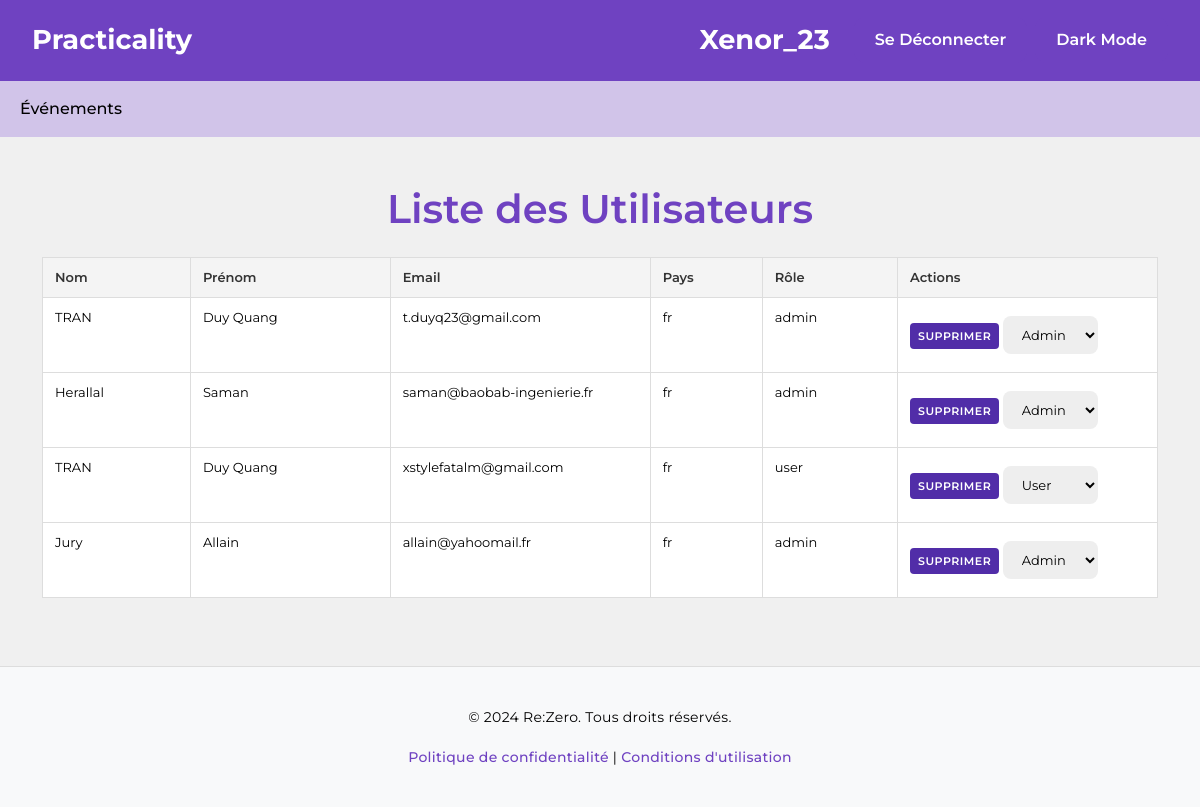
The page /admin/dashboard/manageUsers (signed in) on the database its author committed.
### tables this page shows
CREATE TABLE `users` (
  `id` int NOT NULL,
  `firstname` varchar(50) NOT NULL,
  `lastname` varchar(50) NOT NULL,
  `username` varchar(50) NOT NULL,
  `email` varchar(50) NOT NULL,
  `password_hash` varchar(255) NOT NULL,
  `country` varchar(50) NOT NULL,
  `age` int NOT NULL,
  `created_at` datetime DEFAULT CURRENT_TIMESTAMP,
  `updated_at` datetime DEFAULT CURRENT_TIMESTAMP ON UPDATE CURRENT_TIMESTAMP,
  `role` varchar(10) NOT NULL
);

### App/Controllers/AbstractController.php (called while the page is built, shortened)
<?php
abstract class AbstractController
{
    public function render(array $viewNames, array $data = [], string $template = 'user'): void
    {
        $content = '';
        foreach ($viewNames as $viewName)
        {
            extract($data);
            include VIEWS_PATH . $viewName . '.php';
            $content .= ob_get_clean();
        }
        $templateFile = ($template === 'admin') ? 'template.admin.php' : 'template.php';
        include VIEWS_PATH . $templateFile;
    }
}

### App/Controllers/User/UserController.php (called while the page is built, shortened)
<?php
class UserController extends AbstractController
{
    private UserManager $userManager;
    public function __construct()
    {
        $this->userManager = new UserManager();
    }
    public function listUsers(): void
    {
        $users = $this->userManager->getAllUsers();
        $title= "Gestion des utilisateurs";
        $list = ["Admin/manageUsers.view"];
        $this->render($list, ['users' => $users, 'title' => $title], "admin");
    }
}

### public/index.php (called while the page is built, shortened)
<?php
$router = new Router();
$router->addRoute('GET', 'home', VisitorController::class, 'home');
$router->addRoute('GET', 'login', VisitorController::class, 'login');
$router->addRoute('GET', 'account', VisitorController::class, 'account');
$router->addRoute('GET', 'register', VisitorController::class, 'register');
$router->addRoute('GET', 'logout', UserController::class, 'logout');
$router->addRoute('GET', 'event', VisitorController::class, 'event');
$router->addRoute('GET', 'ranking', ParticipantController::class, 'ranking');
$router->addRoute('GET', 'registerParticipant', ParticipantController::class, 'registerParticipant');
$router->addRoute('GET', 'privacy', VisitorController::class, 'privacy');
$router->addRoute('GET', 'terms', VisitorController::class, 'terms');
$router->addRoute('POST', 'loginValidation', UserController::class, 'loginValidation');
$router->addRoute('POST', 'registerValidation', UserController::class, 'registerValidation');
$router->addRoute('POST', 'deleteUser', UserController::class, 'deleteUser');
$router->addRoute('POST', 'changeUserRole', UserController::class, 'changeUserRole');
$router->addRoute('POST', 'updateProfile', UserController::class, 'updateProfile');
$router->addRoute('POST', 'updatePassword', UserController::class, 'updatePassword');
$router->addRoute('POST', 'createEvent', EventController::class, 'createEvent');
$router->addRoute('POST', 'deleteEvent', EventController::class, 'handleDeleteEvent');
$router->addRoute('POST', 'handleRegisterParticipant', ParticipantController::class, 'handleRegisterParticipant');
$router->addRoute('GET', 'admin', AdminController::class, 'dashboard', true);
$router->addRoute('GET', 'admin/dashboard', AdminController::class, 'dashboard', true);
$router->addRoute('GET', 'admin/dashboard/manageEvents', AdminController::class, 'manageEvents', true);
$router->addRoute('GET', 'admin/dashboard/manageUsers', UserController::class, 'listUsers', true);
$router->addRoute('GET', 'admin/dashboard/manageEvents/eventform', AdminController::class, 'eventform', true);
try {
    $router->dispatch($_GET['page'] ?? 'home');
} catch (Exception $exception) {
    $error = $exception->getMessage();
    include VIEWS_PATH . 'error.view.php';
}

### App/Core/Database.php (called while the page is built, shortened)
<?php
class Database extends PDO{
    public function __construct()
    {
        $dsn="mysql:host=172.18.0.101;dbname=practicality;charset=utf8;port=3306";
        $username="root";
        $password="M.Duy13";
        $options=[];
    }
}

### App/Models/Manager/UserManager.php (called while the page is built, shortened)
<?php
class UserManager
{
    private Database $db;
    public function __construct()
    {
        $this->db = new Database();
    }
    public function getAllUsers(): array
    {
        $stmt = $this->db->prepare("SELECT * FROM users");
        $stmt->execute();
        return $stmt->fetchAll();
    }
}

### App/Controllers/SecurityController.php (called while the page is built, shortened)
<?php
class SecurityController
{
    public function isUserLoggedIn(): bool
    {
        return isset($_SESSION['user']);
    }
    public function isAdminLoggedIn(): bool
    {
        return $this->isUserLoggedIn() && isset($_SESSION['user']['role']) && $_SESSION['user']['role'] === 'admin';
    }
}
?>

### App/Views/Admin/manageUsers.view.php (the view, shortened to what this page needs)
<link rel="stylesheet" href="<?=CSS?>manageEvents.css">
<div class="container mt-5">
    <h1 class="text-center my-4" style="font-weight: 600; color: var(--btn-color);">Liste des Utilisateurs</h1>
    <table class="table">
        <thead>
            <tr>
                <th>Nom</th>
                <th>Prénom</th>
                <th>Email</th>
                <th>Pays</th>
                <th>Rôle</th>
                <th>Actions</th>
            </tr>
        </thead>
        <tbody>
            <?php foreach ($users as $user): ?>
                <tr>
                    <td><?= htmlspecialchars($user['lastname']) ?></td>
                    <td><?= htmlspecialchars($user['firstname']) ?></td>
                    <td><?= htmlspecialchars($user['email']) ?></td>
                    <td><?= htmlspecialchars($user['country']) ?></td>
                    <td><?= htmlspecialchars($user['role']) ?></td>
                    <td>
                        <form action="<?= URL ?>deleteUser" method="POST" style="display:inline-block;">
                            <button type="submit" class="btn btn-danger">Supprimer</button>
                        </form>
                        <form action="<?= URL ?>changeUserRole" method="POST" style="display:inline-block;">
                            <select name="role" onchange="this.form.submit()">
                                <option value="user" <?= $user['role'] === 'user' ? 'selected' : '' ?>>User</option>
                                <option value="admin" <?= $user['role'] === 'admin' ? 'selected' : '' ?>>Admin</option>
                            </select>
                        </form>
                    </td>
                </tr>
            <?php endforeach; ?>
        </tbody>
    </table>
</div>

### App/Router/Router.php (shortened to what this page needs)
<?php
class Router
{
    private $routes = [];
    private $adminRoutes = [];
    public function addRoute($method, $path, $controller, $action, $isAdmin = false)
    {
        $route = compact('method', 'path', 'controller', 'action');
        if ($isAdmin) {
            $this->adminRoutes[] = $route;
        } else {
            $this->routes[] = $route;
        }
    }
    public function dispatch($url)
    {
        $parsedUrl = explode("/", filter_var($url, FILTER_SANITIZE_URL));
        $method = $_SERVER['REQUEST_METHOD'];
        $securityController = new SecurityController();
        $isAdmin = $securityController->isAdminLoggedIn();
        $routes = $isAdmin ? array_merge($this->routes, $this->adminRoutes) : $this->routes;
        usort($routes, function($a, $b) {
            return strlen($b['path']) - strlen($a['path']);
        });
        foreach ($routes as $route) {
            $routePathSegments = explode('/', $route['path']);
            $isMatch = true;
            foreach ($routePathSegments as $index => $segment) {
                if (!isset($parsedUrl[$index]) || $parsedUrl[$index] !== $segment) {
                    $isMatch = false;
                    break;
                }
            }
            if ($method === $route['method'] && $isMatch) {
                $controller = new $route['controller'];
                for ($i = 0; $i < count($routePathSegments); $i++) {
                    array_shift($parsedUrl);
                }
                call_user_func_array([$controller, $route['action']], $parsedUrl);
                return;
            }
        }
        throw new Exception("La page n'existe pas");
    }
}

### App/Views/template.admin.php (shortened to what this page needs)
<!DOCTYPE html>
<html lang="fr">
<head>
    <link href="https://cdn.jsdelivr.net/npm/bootstrap@5.3.2/dist/css/bootstrap.min.css" rel="stylesheet">
    <link rel="stylesheet" href="<?= CSS ?>templateAdmin.css">
</head>
<body>
    <header>
        <nav class="navbar navbar-expand-lg navbar-custom">
            <div class="container-fluid">
                <a class="navbar-brand" href="<?= URL ?>home">Practicality</a>
                <div class="d-flex align-items-center ms-auto">
                    <?php if (isset($_SESSION["user"])): ?>
                        <?php if ($_SESSION["user"]['role'] == 'user'): ?>
                            <a href="<?= URL ?>account" class="navbar-brand d-flex align-items-center">
                        <?php else: ?>
                            <a href="<?= URL ?>admin" class="navbar-brand d-flex align-items-center">
                        <?php endif; ?>
                            &nbsp; <?= $_SESSION["user"]["username"] ?>
                            </a>
                        <a class="btn btn-custom-secondary btn-sm ms-2" href="<?= URL ?>logout">Se Déconnecter</a>
                    <?php else: ?>
                        <a class="btn btn-custom-primary btn-sm me-2" href="<?= URL ?>login">Se connecter</a>
                        <a class="btn btn-custom-secondary btn-sm me-2" href="<?= URL ?>register">S'inscrire</a>
                    <?php endif; ?>
                    <button class="btn btn-custom-secondary btn-sm ms-2" id="darkModeButton">Dark Mode</button>
                </div>
            </div>
        </nav>
        <nav class="navbar navbar-expand-lg navbar-light" style="background-color: #d1c4e9;">
            <div class="container-fluid">
                <div class="collapse navbar-collapse" id="navbarNav">
                    <ul class="navbar-nav">
                        <li class="nav-item">
                            <a class="nav-link" href="<?= URL ?>event">Événements</a>
                        </li>
                    </ul>
                </div>
            </div>
        </nav>
    </header>
    <main>
        <?= $content ?>
    </main>
    <footer class="footer mt-5">
        <div class="container text-center">
            <p>&copy; 2024 Re:Zero. Tous droits réservés.</p>
            <p><a href="<?= URL ?>privacy">Politique de confidentialité</a> | <a href="<?= URL ?>terms">Conditions d'utilisation</a></p>
        </div>
    </footer>
</body>
</html>

### public/assets/css/templateAdmin.css (style rules this page uses)
:root { --bg-color: #f0f0f0; --text-color: #000; --btn-color: #6f42c1; --btn-hover-color: #563d7c; --navbar-bg: #6f42c1; --footer-bg: #f8f9fa; --footer-border: #ddd; --btn-text-light: #ffffff; --nav-link-color: #000; }
body { font-family: 'Poppins', sans-serif; background-color: var(--bg-color); color: var(--text-color); display: flex; flex-direction: column; min-height: 100vh; margin: 0; transition: background-color 0.3s, color 0.3s; }
.btn-custom-primary, .btn-custom-secondary { background-color: var(--btn-color); border-color: var(--btn-color); border-radius: 10px; padding: 10px 20px; font-size: 1rem; font-weight: 600; color: var(--btn-text-light); transition: background-color 0.3s, border-color 0.3s; }
.navbar-custom { background-color: var(--navbar-bg); padding: 15px 20px; }
.navbar-brand { color: white; font-size: 1.7rem; font-weight: bold; }
.navbar-nav .nav-link { color: var(--nav-link-color); font-weight: 500; transition: color 0.3s; }
main { flex: 1; }
.footer { background-color: var(--footer-bg); padding: 20px 0; border-top: 1px solid var(--footer-border); text-align: center; width: 100%; transition: background-color 0.3s, border-color 0.3s; flex-shrink: 0; margin-top: auto; }
.footer a { color: var(--btn-color); text-decoration: none; font-weight: 500; }

### public/assets/css/manageEvents.css (style rules this page uses)
* { margin: 0; padding: 0; box-sizing: border-box; font-family: 'Montserrat', sans-serif; }
body, html { height: 100%; width: 100%; }
.container p { font-size: 14px; line-height: 20px; letter-spacing: 0.3px; margin: 20px 0; }
.container button { background-color: #512da8; color: #fff; font-size: 12px; padding: 10px 45px; border: 1px solid transparent; border-radius: 8px; font-weight: 600; letter-spacing: 0.5px; text-transform: uppercase; margin-top: 10px; cursor: pointer; }
.container input, .container textarea, .container select { background-color: #eee; border: none; margin: 8px 0; padding: 10px 15px; font-size: 13px; border-radius: 8px; width: 100%; max-width: 100%; box-sizing: border-box; }
.table { width: 100%; margin: 20px 0; font-size: 13px; }
.table th, .table td { padding: 10px 12px; border: 1px solid #ddd; text-align: left; font-size: 13px; max-width: 130px; }
.table th { background-color: #f4f4f4; font-weight: 600; color: #333; }
.table td button, .table td form button { background-color: #512da8; color: #fff; font-size: 11px; padding: 5px 8px; border: none; border-radius: 4px; font-weight: 600; cursor: pointer; display: block; margin: 0 auto; }

### rows shown on the page
users: lastname "TRAN", firstname "Duy Quang", email "t.duyq23@gmail.com", country "fr", role "admin", role "Admin"
users: lastname "Herallal", firstname "Saman", email "saman@baobab-ingenierie.fr", country "fr", role "admin", role "Admin"
users: lastname "TRAN", firstname "Duy Quang", email "xstylefatalm@gmail.com", country "fr", role "user", role "User"
users: lastname "Jury", firstname "Allain", email "allain@yahoomail.fr", country "fr", role "admin", role "Admin"
